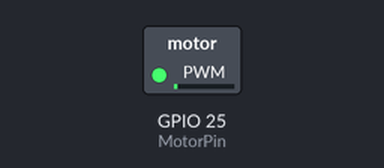
Simulated run of this sketch. Board: ESP32. Shown: switched loads named in the sketch (green lamp = pin HIGH). What the sketch prints to the serial monitor is not drawn.

Above: at 0.05 s.
At 2.15 s:
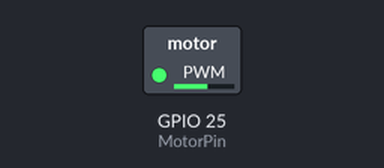
At 3.45 s:
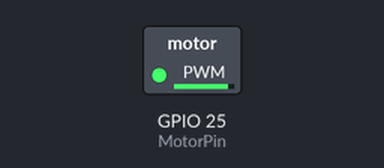
At 6.9 s:
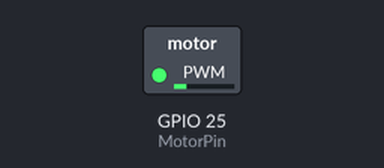
Timing chart, 0 to 10.0 s (numbered marks = the images above):
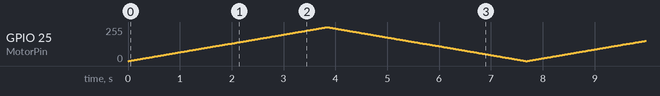

The sketch:

PWM_ESP32_TEST.ino
```cpp
// the number of the LED pin
const int MotorPin = 25;  // 25 corresponds to GPIO16

// setting PWM properties
const int freq = 5000;
const int MotorChannel = 0;
const int resolution = 8;

void setup(){
  Serial.begin(115200);
  // configure LED PWM functionalitites
  ledcSetup(MotorChannel, freq, resolution);

  // attach the channel to the GPIO to be controlled
  ledcAttachPin(MotorPin, MotorChannel);
  Serial.println("Finalizar SetUp");
}

void loop(){
  // increase the LED brightness
  for(int dutyCycle = 0; dutyCycle <= 255; dutyCycle++){
    // changing the LED brightness with PWM
   ledcWrite(MotorChannel, dutyCycle);
    delay(15);
  }

  // decrease the LED brightness
  for(int dutyCycle = 255; dutyCycle >= 0; dutyCycle--){
    // changing the LED brightness with PWM
    ledcWrite(MotorChannel, dutyCycle);
    delay(15);
  }
}
```
